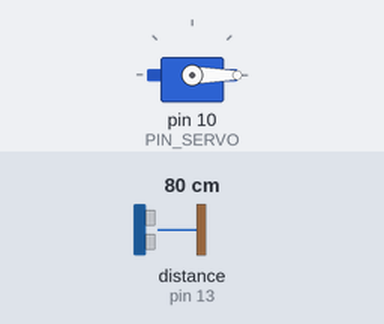
The sketch below on a simulated Arduino Uno, built with avr-gcc and run on an emulated ATmega328P. On the bench: servo. Wiring (inferred from the names in the program): ultrasonic range finder: trigger pin 12; echo pin 13. Inputs (shaded band) come from the test bench; at power-on: distance to the obstacle (sensor on pin 13) 80 cm. The echo pulse lasts 58.3 µs per cm.

Above: at 1.2 s.
1.3 s: distance to the obstacle (sensor on pin 13) set to 39 cm
2.8 s: distance to the obstacle (sensor on pin 13) set to 32 cm
At 5.57 s:
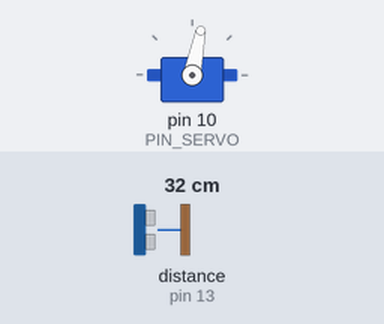
5.8 s: distance to the obstacle (sensor on pin 13) set to 24 cm
8.2 s: distance to the obstacle (sensor on pin 13) set to 20 cm
At 12.03 s:
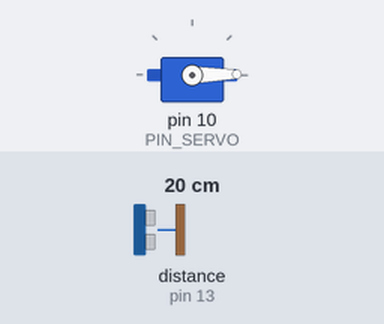
Timing chart, 0 to 12.2 s (numbered marks = the images above; inputs shaded):
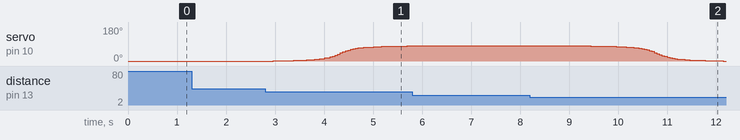

Measured:
- the behaviour switches between 37 and 36 cm on distance to the obstacle (sensor on pin 13) (found by bisection; images 0 and 1)
- the behaviour switches between 22 and 21 cm on distance to the obstacle (sensor on pin 13) (found by bisection; images 1 and 2)
- after the input at 1.3 s, every drawn part: stays the same
- after the input at 2.8 s, servo on pin 10 (PIN_SERVO): moves from 0° to 80° over 2.7 s, starting after 0.16 s
- after the input at 5.8 s, every drawn part: stays the same
- after the input at 8.2 s, servo on pin 10 (PIN_SERVO): moves from 80° to 0° over 2.7 s, starting after 1.2 s

The sketch:

10C16.ino
```cpp
#include <Servo.h>
#include <math.h>

#define PIN_SERVO 10
#define PIN_TRIG 12
#define PIN_ECHO 13

Servo myServo;

const int ANGLE_DOWN = 0;
const int ANGLE_UP = 80;

const unsigned long MOVING_TIME = 3000;
const unsigned long WAIT_TIME = 1000;

const int DISTANCE_MAX_DETECT = 35;
const int DISTANCE_PASS_THRESHOLD = 20;

enum MotionCurve {
    CURVE_SIGMOID,
    CURVE_ATAN
};

const MotionCurve CURVE_MODE = CURVE_ATAN;

const float SIGMOID_K_FACTOR = 6.0;
const float ATAN_K_FACTOR = 6.0;

unsigned long moveStartTime = 0;
unsigned long waitStartTime = 0;

bool targetIsUp = false;
bool isWaiting = false;
bool isMoving = false;

long readDistance() {
    digitalWrite(PIN_TRIG, LOW);
    delayMicroseconds(2);
    digitalWrite(PIN_TRIG, HIGH);
    delayMicroseconds(10);
    digitalWrite(PIN_TRIG, LOW);

    unsigned long duration = pulseIn(PIN_ECHO, HIGH, 25000UL);

    if (duration == 0) return 999;

    return (long)(duration * 0.034 / 2.0);
}

float sigmoid(float x, float k) {
    float z = (x * 2.0 * k) - k;
    return 1.0 / (1.0 + exp(-z));
}

float motionProgress(float x) {
    if (x <= 0.0) return 0.0;
    if (x >= 1.0) return 1.0;

    if (CURVE_MODE == CURVE_SIGMOID) {
        float k = SIGMOID_K_FACTOR;

        if (k <= 0.0) return x;

        float minValue = sigmoid(0.0, k);
        float maxValue = sigmoid(1.0, k);
        float value = sigmoid(x, k);

        return (value - minValue) / (maxValue - minValue);
    } else {
        float k = ATAN_K_FACTOR;

        if (k <= 0.0) return x;

        float value = atan((2.0 * x - 1.0) * k);

        return (value + atan(k)) / (2.0 * atan(k));
    }
}

void setup() {
    Serial.begin(9600);

    myServo.attach(PIN_SERVO);
    myServo.write(ANGLE_DOWN);

    pinMode(PIN_TRIG, OUTPUT);
    pinMode(PIN_ECHO, INPUT);
    digitalWrite(PIN_TRIG, LOW);
}

void loop() {
    long distance = readDistance();
    unsigned long currentTime = millis();

    if (!isMoving && !isWaiting) {
        if (distance <= DISTANCE_MAX_DETECT &&
            distance > DISTANCE_PASS_THRESHOLD &&
            !targetIsUp) {

            moveStartTime = currentTime;
            targetIsUp = true;
            isMoving = true;

        } else if (distance <= DISTANCE_PASS_THRESHOLD &&
                   targetIsUp) {

            waitStartTime = currentTime;
            isWaiting = true;
        }
    }

    if (isWaiting) {
        myServo.write(ANGLE_UP);

        if (currentTime - waitStartTime >= WAIT_TIME) {
            moveStartTime = currentTime;
            isWaiting = false;
            targetIsUp = false;
            isMoving = true;
        }
    }

    if (isMoving) {
        unsigned long timeElapsed = currentTime - moveStartTime;

        if (timeElapsed >= MOVING_TIME) {
            myServo.write(targetIsUp ? ANGLE_UP : ANGLE_DOWN);
            isMoving = false;
        } else {
            float progress = (float)timeElapsed / MOVING_TIME;
            float curveValue = motionProgress(progress);

            int startAngle = targetIsUp ? ANGLE_DOWN : ANGLE_UP;
            int endAngle = targetIsUp ? ANGLE_UP : ANGLE_DOWN;

            int currentAngle = (int)(
                startAngle + curveValue * (endAngle - startAngle) + 0.5
            );

            myServo.write(currentAngle);
        }
    }

    delay(50);
}
```
